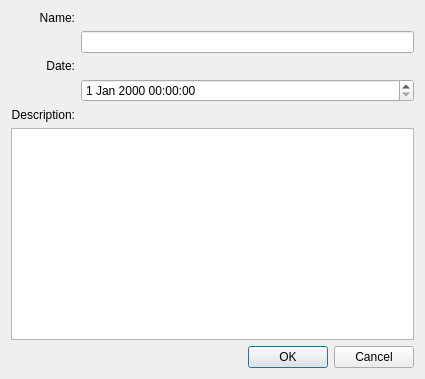
<?xml version="1.0" encoding="UTF-8"?>
<ui version="4.0">
 <class>TaskDialog</class>
 <widget class="QDialog" name="TaskDialog">
  <property name="geometry">
   <rect>
    <x>0</x>
    <y>0</y>
    <width>425</width>
    <height>379</height>
   </rect>
  </property>
  <property name="windowTitle">
   <string>Dialog</string>
  </property>
  <layout class="QVBoxLayout" name="verticalLayout">
   <item>
    <layout class="QGridLayout" name="gridLayout">
     <item row="1" column="1">
      <widget class="QLineEdit" name="nameLineEdit"/>
     </item>
     <item row="0" column="0">
      <widget class="QLabel" name="label">
       <property name="text">
        <string>Name:</string>
       </property>
       <property name="alignment">
        <set>Qt::AlignRight|Qt::AlignTrailing|Qt::AlignVCenter</set>
       </property>
      </widget>
     </item>
     <item row="4" column="0" alignment="Qt::AlignRight">
      <widget class="QLabel" name="label_2">
       <property name="text">
        <string>Description:</string>
       </property>
       <property name="alignment">
        <set>Qt::AlignRight|Qt::AlignTrailing|Qt::AlignVCenter</set>
       </property>
      </widget>
     </item>
     <item row="2" column="0">
      <widget class="QLabel" name="label_3">
       <property name="text">
        <string>Date:</string>
       </property>
       <property name="alignment">
        <set>Qt::AlignRight|Qt::AlignTrailing|Qt::AlignVCenter</set>
       </property>
      </widget>
     </item>
     <item row="3" column="1">
      <widget class="QDateTimeEdit" name="dateTimeEdit"/>
     </item>
     <item row="5" column="0" colspan="2">
      <widget class="QPlainTextEdit" name="descriptionTextEdit"/>
     </item>
    </layout>
   </item>
   <item>
    <widget class="QDialogButtonBox" name="buttonBox">
     <property name="orientation">
      <enum>Qt::Horizontal</enum>
     </property>
     <property name="standardButtons">
      <set>QDialogButtonBox::Cancel|QDialogButtonBox::Ok</set>
     </property>
    </widget>
   </item>
  </layout>
 </widget>
 <resources/>
 <connections/>
</ui>
